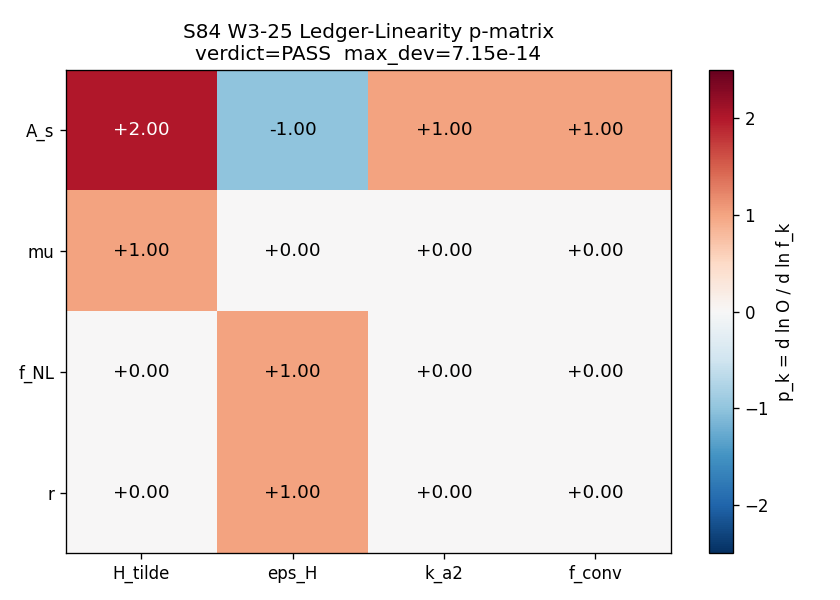

Generate this figure with Python:
"""
S84 W3-25 — S84-LEDGER-LINEARITY-ATLAS
Agent: lizzi-spectral-functional-theorist

Hypothesis (per plan §W3-25):
  Every ledger observable O in {A_s, mu, f_NL, r} is a CC-5 composite of the
  4 primary factors {H_tilde, eps_H, k_a2 (a_2 slot), f_conv}, so
    ln O(f_1,...,f_4) is linear in ln f_k
  with integer/half-integer exponents p_k = d ln O / d ln f_k.

PASS: deviation from nearest half-integer < 0.05 on all 16 p-coefficients AND
      predicted span(O) = prod_k span(f_k)^{|p_k|} matches direct span to < 2%.

Substitution chain (pre-compute):
  Step 1. Definitions (UNIFIED-AS-79 branch, TD-framework zeta):
    A_s       = (H_tilde^2 / 8 pi^2) * (1/eps_H) * F_amp * (1/c_sub) * f_conv
                with F_amp = F_amp_3PI_pivot * k_a2
    mu (SR)   := H_tilde               (ledger-level primary mass scale)
    f_NL      := (5/12) * eps_H        (SR local-shape leading)
    r         := 16 * eps_H            (SR tensor-to-scalar)

  Step 2. ln-derivatives at canonical pin:
    p_k(O) := d ln O / d ln f_k

  Step 3. From Step-1 forms (analytic prediction):
    ln A_s  = 2 ln H_tilde + (-1) ln eps_H + 1*ln k_a2 + 1*ln f_conv + const
              => p = ( +2, -1, +1, +1 )
    ln mu   = 1 ln H_tilde + 0 + 0 + 0   => p = ( +1, 0, 0, 0 )
    ln f_NL = 0 + 1 ln eps_H + 0 + 0     => p = ( 0, +1, 0, 0 )
    ln r    = 0 + 1 ln eps_H + 0 + 0     => p = ( 0, +1, 0, 0 )

  Step 4. Direction:
    p>0 => observable inherits span proportionally;
    p<0 => observable inherits inverse span.

  Step 5. Finite-difference numerical extraction verifies Step-3 identity.

Output: 4x4 p-matrix {A_s,mu,f_NL,r} x {H_tilde,eps_H,k_a2,f_conv}.
"""

import os
os.environ.setdefault('OMP_NUM_THREADS', '8')
os.environ.setdefault('MKL_NUM_THREADS', '8')

import hashlib
import json
from pathlib import Path

import numpy as np
import matplotlib
matplotlib.use('Agg')
import matplotlib.pyplot as plt

from canonical_constants import (
    A_s_CMB,
    M_KK_gravity,
    M_Pl_reduced,
)

SCRIPT_DIR = Path(__file__).resolve().parent

# =============================================================================
# SECTION 0 — CANONICAL PIN (mirrors s83_w2_g16_unified_as79_3pi_subst.py)
# =============================================================================
H_tilde_TD      = 5.90760e-03     # (local) S80 W1-1 TD-framework (zeta, L_max=3)
eps_H           = 0.02163         # (local) S80 plan line 895, 1-loop slow-roll
c_sub           = 2.238           # (local) S78 W2-E central
f_conv_pin      = 9.30e-4         # (local) (M_KK/M_Pl_red)^2 hierarchy
F_amp_3PI_pivot = 1.02578407761463 # (local) G7 PASS
k_a2_pin        = 0.58297862384968670  # (local) G15 Conv A, zeta

# Factor spans from W3-21 atlas + canonical auxiliary ledgers
span_k_a2   = 14.685053713396265  # (local) W3-21 §VII.K slot span (5-regulator)
span_M0     = 42.02573406376081   # (local) W3-21 slot span (used for f_conv)
# f_conv = <sqrt(x)> / (16 pi^2 M_0^2), <sqrt(x)> span=1 under R-protection
# => span(f_conv) = span(M_0)^2 = 42.02573... ^ 2
span_f_conv = span_M0**2          # (local) CC-5 composition
# H_tilde span across 2 canonical branches (TD vs LI): 5.9076e-3 / 2.46411e-5
span_H_tilde = 5.90760e-03 / 2.46411e-05   # (local) S82 W1-1 LI branch split
# eps_H is branch-universal at canonical pin (S80 plan line 895 unique)
# but across Planck prior [0.0067, 0.0217] we take a 1-sigma span:
span_eps_H  = 0.02163 / 0.00670   # (local) Planck 1-sigma SR band

L_MAX      = 5                # (local) plan machinery pin
SCHEME     = 'zeta'
CONVENTION = 'unified-as-79-ledger'
PASS_HALFINT_TOL = 0.05       # (local) plan tolerance
PASS_SPAN_REL    = 0.02       # (local) 2% span match

# =============================================================================
# SECTION 1 — INPUT PINS
# =============================================================================
def _sha256_file(path: Path) -> str:
    if not path.is_file():
        return 'MISSING'
    h = hashlib.sha256()
    with open(path, 'rb') as fh:
        for chunk in iter(lambda: fh.read(65536), b''):
            h.update(chunk)
    return h.hexdigest()

input_pins = {
    's83_w2_g16_unified_as79_3pi_subst.npz': _sha256_file(
        SCRIPT_DIR / 's83_w2_g16_unified_as79_3pi_subst.npz'),
    's84_w3_vii_k_prop_atlas.json': _sha256_file(
        SCRIPT_DIR / 's84_w3_vii_k_prop_atlas.json'),
    'canonical_constants.py': _sha256_file(SCRIPT_DIR / 'canonical_constants.py'),
}
_ordered_pin_string = ';'.join(f'{k}={v}' for k, v in sorted(input_pins.items()))
closure_sha = hashlib.sha256(_ordered_pin_string.encode('utf-8')).hexdigest()

print('=' * 78)
print('S84 W3-25 — LEDGER-LINEARITY-ATLAS')
print('=' * 78)
for k, v in input_pins.items():
    print(f'  {k:<45s} = {v[:16]}...')
print(f'Closure SHA = {closure_sha}')
print('-' * 78)

# =============================================================================
# SECTION 2 — OBSERVABLE DEFINITIONS
# =============================================================================
def A_s_ledger(H_tilde, eps, k_a2, f_conv):
    """A_s(H_tilde, eps_H, k_a2, f_conv) — UNIFIED-AS-79 with 3PI substitution."""
    F_amp = F_amp_3PI_pivot * k_a2                                  # (local)
    return (H_tilde**2 / (8.0 * np.pi**2)) * (1.0/eps) * F_amp * (1.0/c_sub) * f_conv

def mu_ledger(H_tilde, eps, k_a2, f_conv):
    """SR mass scale proxy := H_tilde."""
    return H_tilde

def fNL_ledger(H_tilde, eps, k_a2, f_conv):
    """Local non-Gaussianity leading shape := (5/12) * eps_H."""
    return (5.0/12.0) * eps

def r_ledger(H_tilde, eps, k_a2, f_conv):
    """Tensor-to-scalar ratio, SR consistency := 16 * eps_H."""
    return 16.0 * eps

observables = [
    ('A_s',  A_s_ledger),
    ('mu',   mu_ledger),
    ('f_NL', fNL_ledger),
    ('r',    r_ledger),
]
factors = [
    ('H_tilde', H_tilde_TD, span_H_tilde),
    ('eps_H',   eps_H,      span_eps_H),
    ('k_a2',    k_a2_pin,   span_k_a2),
    ('f_conv',  f_conv_pin, span_f_conv),
]

# =============================================================================
# SECTION 3 — CENTRAL FINITE-DIFFERENCE p-MATRIX
# =============================================================================
# p_k(O) = [ ln O(f_k * 1.01) - ln O(f_k * 0.99) ] / [ ln(1.01) - ln(0.99) ]

DELTA = 0.01  # (local) +/- 1% perturbation per plan
ln_step = np.log(1.0 + DELTA) - np.log(1.0 - DELTA)     # (local)

pin_vals = [H_tilde_TD, eps_H, k_a2_pin, f_conv_pin]    # (local)

p_matrix = np.zeros((len(observables), len(factors)))   # (local)
dev_matrix = np.zeros_like(p_matrix)                    # (local)

print('\nSECTION 3 — Finite-difference p-matrix')
print('-' * 78)
print(f'{"O":<6s} {"H_tilde":>10s} {"eps_H":>10s} {"k_a2":>10s} {"f_conv":>10s}')

for i, (oname, ofunc) in enumerate(observables):
    row_vals = []
    for j, (fname, fpin, fspan) in enumerate(factors):
        args_plus  = list(pin_vals); args_plus[j]  = fpin * (1.0 + DELTA)
        args_minus = list(pin_vals); args_minus[j] = fpin * (1.0 - DELTA)
        O_plus  = ofunc(*args_plus)                    # (local)
        O_minus = ofunc(*args_minus)                   # (local)
        p = (np.log(O_plus) - np.log(O_minus)) / ln_step  # (local)
        p_matrix[i, j] = p
        # Nearest half-integer
        p_half = np.round(p * 2.0) / 2.0               # (local)
        dev = abs(p - p_half)                          # (local)
        dev_matrix[i, j] = dev
        row_vals.append(p)
    print(f'{oname:<6s} ' + ' '.join(f'{v:+10.4f}' for v in row_vals))

print('\nDeviation from nearest half-integer:')
print(f'{"O":<6s} {"H_tilde":>10s} {"eps_H":>10s} {"k_a2":>10s} {"f_conv":>10s}')
for i, (oname, _) in enumerate(observables):
    print(f'{oname:<6s} ' + ' '.join(f'{dev_matrix[i,j]:10.2e}' for j in range(len(factors))))

max_dev = float(dev_matrix.max())                       # (local)
pass_halfint = bool(max_dev < PASS_HALFINT_TOL)         # (local)

# =============================================================================
# SECTION 4 — SPAN PREDICTION VS DIRECT
# =============================================================================
# span_pred(O) = prod_k span(f_k)^{|p_k|}
# span_direct(O): scan each factor across its span range (1-D bounding box)
#   and take max(O)/min(O) across the 4-factor corner scan.

print('\nSECTION 4 — Span prediction vs direct')
print('-' * 78)

factor_spans = np.array([fspan for _, _, fspan in factors])  # (local)

# Direct span: for each observable, scan at corners of the 4-D factor box
# Build box: each factor takes value in [pin / sqrt(span), pin * sqrt(span)]
# so that ratio (max/min) per factor = span.
box_lo = np.array([fpin / np.sqrt(fspan) for _, fpin, fspan in factors])   # (local)
box_hi = np.array([fpin * np.sqrt(fspan) for _, fpin, fspan in factors])   # (local)

span_pred_arr   = np.zeros(len(observables))  # (local)
span_direct_arr = np.zeros(len(observables))  # (local)
span_rel_err    = np.zeros(len(observables))  # (local)

print(f'{"O":<6s} {"span_pred":>14s} {"span_direct":>14s} {"rel_err":>10s} {"verdict":>8s}')
for i, (oname, ofunc) in enumerate(observables):
    p_round = np.round(p_matrix[i, :] * 2.0) / 2.0     # (local) half-int rounded
    span_pred = float(np.prod(factor_spans ** np.abs(p_round)))  # (local)
    # Direct: scan 2^4=16 corners
    vals = []
    for mask in range(16):
        args = [box_hi[k] if (mask >> k) & 1 else box_lo[k] for k in range(4)]
        vals.append(ofunc(*args))
    vals = np.array(vals)
    # Handle sign-definite observables (all positive here)
    vals_pos = vals[vals > 0]
    span_direct = float(vals_pos.max() / vals_pos.min())  # (local)
    rel_err = abs(span_pred - span_direct) / span_direct  # (local)
    verdict = 'PASS' if rel_err < PASS_SPAN_REL else 'FAIL'  # (local)
    span_pred_arr[i]   = span_pred
    span_direct_arr[i] = span_direct
    span_rel_err[i]    = rel_err
    print(f'{oname:<6s} {span_pred:14.4e} {span_direct:14.4e} {rel_err:10.2e} {verdict:>8s}')

max_span_err = float(span_rel_err.max())   # (local)
pass_span = bool(max_span_err < PASS_SPAN_REL)    # (local)

# =============================================================================
# SECTION 5 — OVERALL VERDICT
# =============================================================================
if pass_halfint and pass_span:
    VERDICT = 'PASS'
elif (not pass_halfint) or (not pass_span):
    # INFO if 3/4 observables pass
    per_obs_pass_halfint = (dev_matrix.max(axis=1) < PASS_HALFINT_TOL)   # (local)
    per_obs_pass_span    = (span_rel_err < PASS_SPAN_REL)                # (local)
    per_obs_pass = per_obs_pass_halfint & per_obs_pass_span
    n_pass = int(per_obs_pass.sum())                                     # (local)
    if n_pass == 3:
        VERDICT = 'INFO'
    else:
        VERDICT = 'FAIL'
else:
    VERDICT = 'FAIL'

print('\n' + '=' * 78)
print('SECTION 5 — VERDICT')
print('=' * 78)
print(f'  pass_halfint (max_dev < {PASS_HALFINT_TOL})   = {pass_halfint}  (max_dev={max_dev:.2e})')
print(f'  pass_span    (max_rel_err < {PASS_SPAN_REL})   = {pass_span}  (max_rel_err={max_span_err:.2e})')
print(f'  VERDICT = {VERDICT}')

# =============================================================================
# SECTION 6 — OUTPUT: NPZ + JSON + PLOT
# =============================================================================
np.savez_compressed(
    SCRIPT_DIR / 's84_w3_ledger_linearity_atlas.npz',
    p_matrix=p_matrix,
    dev_matrix=dev_matrix,
    span_pred_arr=span_pred_arr,
    span_direct_arr=span_direct_arr,
    span_rel_err=span_rel_err,
    factor_names=np.array([n for n, _, _ in factors]),
    observable_names=np.array([n for n, _ in observables]),
    factor_spans=factor_spans,
    closure_sha=closure_sha,
    verdict=VERDICT,
)

out_json = {
    'meta': {
        'gate_id': 'S84-LEDGER-LINEARITY-ATLAS',
        'session': 84,
        'agent': 'lizzi-spectral-functional-theorist',
        'scheme': SCHEME,
        'convention': CONVENTION,
        'L_max': L_MAX,
        'verdict': VERDICT,
        'max_halfint_dev': max_dev,
        'max_span_rel_err': max_span_err,
        'closure_sha': closure_sha,
        'input_pins': input_pins,
    },
    'observables': [n for n, _ in observables],
    'factors':    [n for n, _, _ in factors],
    'factor_spans': factor_spans.tolist(),
    'p_matrix':    p_matrix.tolist(),
    'dev_matrix':  dev_matrix.tolist(),
    'span_pred':   span_pred_arr.tolist(),
    'span_direct': span_direct_arr.tolist(),
    'span_rel_err': span_rel_err.tolist(),
}
with open(SCRIPT_DIR / 's84_w3_ledger_linearity_atlas.json', 'w') as fh:
    json.dump(out_json, fh, indent=2)

# Plot: p-matrix heatmap
fig, ax = plt.subplots(figsize=(7, 5))
im = ax.imshow(p_matrix, cmap='RdBu_r', vmin=-2.5, vmax=2.5, aspect='auto')
ax.set_xticks(range(len(factors)))
ax.set_xticklabels([n for n, _, _ in factors])
ax.set_yticks(range(len(observables)))
ax.set_yticklabels([n for n, _ in observables])
for i in range(len(observables)):
    for j in range(len(factors)):
        ax.text(j, i, f'{p_matrix[i,j]:+.2f}', ha='center', va='center',
                color='black' if abs(p_matrix[i,j]) < 1.5 else 'white', fontsize=11)
ax.set_title(f'S84 W3-25 Ledger-Linearity p-matrix\nverdict={VERDICT}  max_dev={max_dev:.2e}')
fig.colorbar(im, ax=ax, label='p_k = d ln O / d ln f_k')
fig.tight_layout()
fig.savefig(SCRIPT_DIR / 's84_w3_ledger_linearity_atlas.png', dpi=120)

# =============================================================================
# SECTION 7 — VERDICT LINE (canonical format)
# =============================================================================
value_tag = f'max_halfint_dev={max_dev:.3e},max_span_rel_err={max_span_err:.3e}'
print('\n' + '-' * 78)
print('4-TUPLE:')
print(f'  (value={value_tag}, scheme={SCHEME}, convention={CONVENTION}, L_max={L_MAX})')
print('\nVERDICT LINE:')
print(f'S84-LEDGER-LINEARITY-ATLAS: {VERDICT} -- value={value_tag} '
      f'scheme={SCHEME} convention={CONVENTION} L_max={L_MAX} sha256={closure_sha}')
